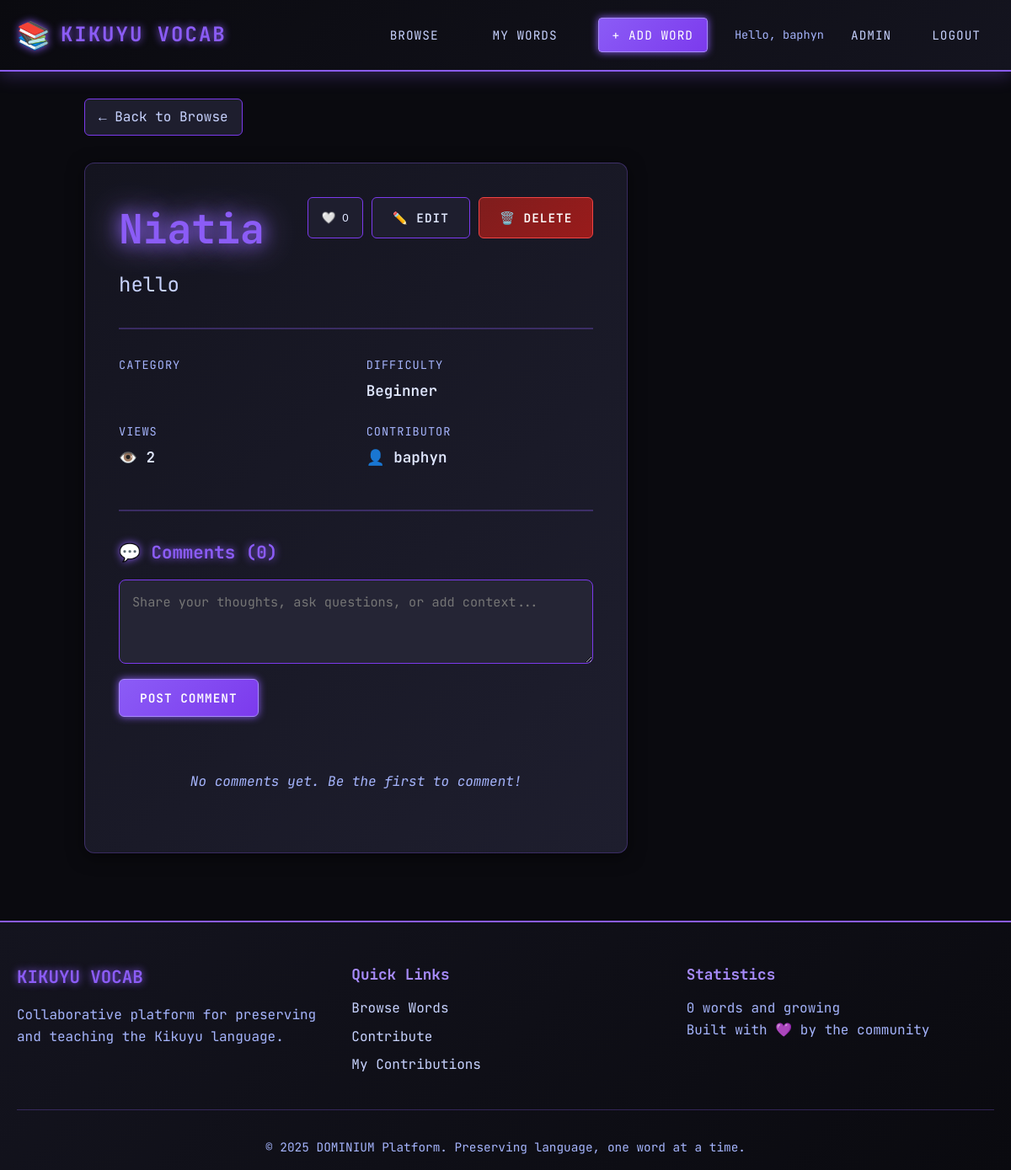
Screenshot of /vocab/2/ (signed in) with the database file from the repository.
### vocab/models.py (models this page shows, shortened)
class Vocab(models.Model):
    LANGUAGE_CHOICES = [
        ('kikuyu', 'Kikuyu'),
        ('english', 'English'),
        ('swahili', 'Swahili'),
    ]
    STATUS_CHOICES = [
        ('pending', '⏳ Pending Review'),
        ('approved', '✅ Approved'),
        ('rejected', '❌ Rejected'),
    ]
    DIFFICULTY_CHOICES = [
        ('beginner', 'Beginner'),
        ('intermediate', 'Intermediate'),
        ('advanced', 'Advanced'),
    ]
    word = models.CharField(
        max_length=100,
        db_index=True,    # Index for faster searches
        help_text="The word in its native language"
    )
    translation = models.CharField(
        max_length=100,
        db_index=True,
        help_text="English translation"
    )
    language = models.CharField(
        max_length=20,
        choices=LANGUAGE_CHOICES,
        default='kikuyu',
        db_index=True
    )
    category = models.ForeignKey(
        Category,
        on_delete=models.SET_NULL,
        null=True,
        blank=True,
        related_name='vocab_entries',
        help_text="Primary category (Noun, Verb, etc.)"
    )
    tags = models.ManyToManyField(
        Tag,
        blank=True,
        related_name='vocab_entries',
        help_text="Contextual tags (food, family, travel, etc.)"
    )
    difficulty = models.CharField(
        max_length=20,
        choices=DIFFICULTY_CHOICES,
        default='beginner',
        help_text="Difficulty level for learners"
    )
    example_sentence = models.TextField(
        blank=True,
        help_text="Example sentence using this word (in native language)"
    )
    example_translation = models.TextField(
        blank=True,
        help_text="English translation of example sentence"
    )
    pronunciation_guide = models.CharField(
        max_length=200,
        blank=True,
        help_text="Written pronunciation guide (e.g., 'moo-n-doo')"
    )
    notes = models.TextField(
        blank=True,
        help_text="Additional notes, context, or cultural info"
    )
    audio = models.FileField(
        upload_to='vocab_audio/%Y/%m',
        blank=True,
        null=True,
        validators=[
            FileExtensionValidator(
                allowed_extensions=['mp3', 'wav' ,'ogg', 'm4a']
            )
        ],
        help_text="Audio pronunciation (MP3, WAV, OGG, M4A)"
    )
    image = models.ImageField(
        upload_to='vocab_images/%Y/%m',
        blank=True,
        null=True,
        help_text="Visual context (optional)"
    )
    status = models.CharField(
        max_length=20,
        choices=STATUS_CHOICES,
        default='pending',
        db_index=True,
        help_text="Approval status (pending/approved/rejected)"
    )
    rejection_reason = models.TextField(
        blank=True,
        help_text="Admin notes on why entry was rejected"
    )
    user = models.ForeignKey(
        User,
        on_delete=models.CASCADE,
        related_name='vocabs',
        help_text="User who contributed this word"
    )
    reviewed_by = models.ForeignKey(
        User,
        on_delete=models.SET_NULL,
        null=True,
        blank=True,
        related_name='reviewed_vocabs',
        help_text="Admin who approved/rejected this entry"
    )
    favorites = models.ManyToManyField(
        User,
        related_name='favorite_vocabs',
        blank=True,
        help_text="Users who favorited this word"
    )
    view_count = models.PositiveIntegerField(
        default=0,
        help_text="Number of times this word was viewed"
    )
    created_at = models.DateTimeField(
        auto_now_add=True,
        help_text="When this entry was created"
    )
    updated_at = models.DateTimeField(
        auto_now=True,
        help_text="Last modification time"
    )
    reviewed_at = models.DateTimeField(
        null=True,
        blank=True,
        help_text="When admin reviewed this entry"
    )
    class Meta:
        ordering = ['-created_at']
        verbose_name = "Vocabulary Entry"
        verbose_name_plural = "Vocabulary Entries"
        unique_together = [['word', 'language']]
        indexes = [
            models.Index(fields=['status', 'language']),
            models.Index(fields=['-created_at']),
            models.Index(fields=['word', 'translation']),
        ]
    def save(self, *args, **kwargs):
        if self.pk:
            try:
                old = Vocab.objects.get(pk=self.pk)
                if old.audio and old.audio != self.audio:
                    if os.path.isfile(old.audio.path):
                        os.remove(old.audio.path)
                if old.image and old.image != self.image:
                    if os.path.isfile(old.image.path):
                        os.remove(old.image.path)
            except Vocab.DoesNotExist:
                pass
        super().save(*args, **kwargs)
    def favorite_count(self):
        return self.comments.count()
    def increment_view_count(self):
        self.view_count += 1
        self.save(update_fields=['view_count'])

### vocab/views.py (the view)
# urls.py: path('<int:pk>/', views.VocabDetailView.as_view(), name='vocab-detail'),
class VocabDetailView(DetailView):
    model = Vocab
    template_name = 'vocab/vocab_detail.html'
    def get_queryset(self):
        qs = Vocab.objects.select_related(
            'category',
            'user',
        ).prefetch_related(
            'tags',
            'comments__user',
            'favorites'
        )
        if self.request.user.is_authenticated:
            return qs.filter(
                Q(status='approved') | Q(user=self.request.user)
            )
        else:
            return qs.filter(status='approved')
    def get_object(self):
        obj = super().get_object()
        viewed_key = f'viewed_vocab_{obj.pk}'
        if not self.request.session.get(viewed_key, False):
            obj.increment_view_count()
            self.request.session[viewed_key] = True
        return obj
    def get_context_data(self, **kwargs):
        context = super().get_context_data(**kwargs)
        vocab = self.object
        context['comments'] = vocab.comments.all()
        context['comment_form'] = CommentForm()
        if self.request.user.is_authenticated:
            context['is_favorited'] = vocab.favorites.filter(
                id=self.request.user.id
            ).exists()
        else:
            context['is_favorited'] = False
        if vocab.category:
            context['related_words'] = Vocab.objects.filter(
                category=vocab.category,
                status='approved'
            ).exclude(
                pk=vocab.pk
            ).select_related('category')[:6]  # Show 6 related words
        else:
            context['related_words'] = []
        context['is_owner'] = (
            self.request.user.is_authenticated and
            vocab.user == self.request.user
        )
        return context

### vocab/forms.py (shortened to what this page needs)
class CommentForm(forms.ModelForm):
    class Meta:
        model = Comment
        fields = ['content']
        widgets = {
            'content': forms.Textarea(attrs={
                'placeholder': 'Share your thoughts, ask questions, or add context...',
                'class': 'form-control',
                'rows':3
            })
        }
        labels = {
            'content': 'Your Comment'
        }

### vocab/templates/vocab/vocab_detail.html (shortened to what this page needs)
{% extends 'vocab/base.html' %}
{% block content %}
<div class="container">
    <div class="vocab-detail-container">
        <div class="back-nav">
            <a href="{% url 'vocab-list' %}" class="back-link">← Back to Browse</a>
        </div>
        <div class="vocab-detail-main">
            <div class="vocab-detail-content">
                <div class="vocab-header">
                    <div class="vocab-title-section">
                        <h1 class="vocab-word-large">{{ vocab.word }}</h1>
                        <p class="vocab-translation-large">{{ vocab.translation }}</p>
                    </div>
                    <div class="vocab-actions">
                        {% if user.is_authenticated %}
                            <button
                                class="btn-icon favorite-btn {% if is_favorited %}favorited{% endif %}"
                                onclick="toggleFavorite({{ vocab.pk }})"
                                id="favoriteBtn"
                            >
                                <span class="favorite-icon">{% if is_favorited %}❤️{% else %}🤍{% endif %}</span>
                                <span id="favoriteCount">{{ vocab.favorite_count }}</span>
                            </button>
                            {% if is_owner %}
                                <a href="{% url 'vocab-edit' vocab.pk %}" class="btn btn-secondary">✏️ Edit</a>
                                <a href="{% url 'vocab-delete' vocab.pk %}" class="btn btn-danger">🗑️ Delete</a>
                            {% endif %}
                        {% endif %}
                    </div>
                </div>
                <div class="vocab-meta-grid">
                    <div class="meta-item">
                        <span class="meta-label">Category</span>
                    </div>
                    <div class="meta-item">
                        <span class="meta-label">Difficulty</span>
                        <span class="meta-value badge-{{ vocab.difficulty }}">{{ vocab.difficulty|title }}</span>
                    </div>
                    <div class="meta-item">
                        <span class="meta-label">Views</span>
                        <span class="meta-value">👁️ {{ vocab.view_count }}</span>
                    </div>
                    <div class="meta-item">
                        <span class="meta-label">Contributor</span>
                        <span class="meta-value">👤 {{ vocab.user.username }}</span>
                    </div>
                </div>
                <div class="comments-section">
                    <h3 class="section-title">💬 Comments ({{ comments.count }})</h3>
                    {% if user.is_authenticated %}
                        <form method="POST" action="{% url 'add-comment' vocab.pk %}" class="comment-form">
                            <textarea
                                name="content"
                                placeholder="Share your thoughts, ask questions, or add context..."
                                rows="3"
                                class="comment-textarea"
                                required
                            ></textarea>
                            <button type="submit" class="btn btn-primary">Post Comment</button>
                        </form>
                    {% else %}
                        <p class="login-prompt">
                            <a href="/blog/login/?next={{ request.path }}">Login</a> to add a comment
                        </p>
                    {% endif %}
                    {% if comments %}
                        <div class="comments-list">
                            {% for comment in comments %}
                                <div class="comment">
                                    <div class="comment-header">
                                        <span class="comment-author">{{ comment.user.username }}</span>
                                        <span class="comment-date">{{ comment.created_at|timesince }} ago</span>
                                    </div>
                                    <p class="comment-content">{{ comment.content }}</p>
                                </div>
                            {% endfor %}
                        </div>
                    {% else %}
                        <p class="no-comments">No comments yet. Be the first to comment!</p>
                    {% endif %}
                </div>
            </div>
            <div class="vocab-detail-sidebar">
            </div>
        </div>
    </div>
</div>
{% endblock %}

### vocab/templates/vocab/base.html (shortened to what this page needs)
{% load static %}
<!DOCTYPE html>
<html lang="en">
<head>
    <link rel="stylesheet" href="{% static 'vocab/vocab.css' %}">
</head>
<body>
    <nav class="navbar">
        <div class="container">
            <div class="nav-brand">
                <a href="{% url 'vocab-list' %}" class="logo">
                    <span class="logo-icon">📚</span>
                    <span class="logo-text">KIKUYU VOCAB</span>
                </a>
            </div>
            <div class="nav-links">
                <a href="{% url 'vocab-list' %}" class="nav-link {% if request.resolver_match.url_name == 'vocab-list' %}active{% endif %}">
                    Browse
                </a>
                {% if user.is_authenticated %}
                    <a href="{% url 'my-vocab' %}" class="nav-link {% if request.resolver_match.url_name == 'my-vocab' %}active{% endif %}">
                        My Words
                    </a>
                    <a href="{% url 'vocab-create' %}" class="nav-link btn-primary">
                        + Add Word
                    </a>
                    <div class="nav-user">
                        <span class="user-greeting">Hello, {{ user.username }}</span>
                        {% if user.is_staff %}
                            <a href="{% url 'admin:index' %}" class="nav-link" target="_blank">Admin</a>
                        {% endif %}
                        <a href="/blog/logout/" class="nav-link">Logout</a>
                    </div>
                {% else %}
                    <a href="/blog/login/" class="nav-link">Login</a>
                {% endif %}
            </div>
        </div>
    </nav>
    <main class="main-content">
        {% block content %}{% endblock %}
    </main>
    <footer class="footer">
        <div class="container">
            <div class="footer-content">
                <div class="footer-section">
                    <h3>KIKUYU VOCAB</h3>
                    <p>Collaborative platform for preserving and teaching the Kikuyu language.</p>
                </div>
                <div class="footer-section">
                    <h4>Quick Links</h4>
                    <ul>
                        <li><a href="{% url 'vocab-list' %}">Browse Words</a></li>
                        {% if user.is_authenticated %}
                            <li><a href="{% url 'vocab-create' %}">Contribute</a></li>
                            <li><a href="{% url 'my-vocab' %}">My Contributions</a></li>
                        {% endif %}
                    </ul>
                </div>
                <div class="footer-section">
                    <h4>Statistics</h4>
                    <p>{{ total_words|default:0 }} words and growing</p>
                    <p>Built with 💜 by the community</p>
                </div>
            </div>
            <div class="footer-bottom">
                <p>&copy; 2025 DOMINIUM Platform. Preserving language, one word at a time.</p>
            </div>
        </div>
    </footer>
</body>
</html>

### rows the page displays
Vocab: word "Niatia", translation "hello", favorite_count "0", difficulty "Beginner", view_count "2", user.username "baphyn"

### other values shown
{{ user.username }} "baphyn"
{{ comments.count }} "0"
{{ total_words|default:0 }} "0"
